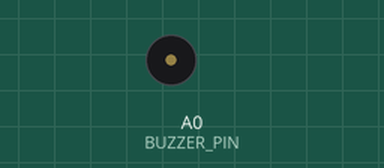
A sketch run on a simulated Arduino Uno, built with avr-gcc and run on an emulated ATmega328P. Shown: buzzer (waves = sounding, pin HIGH).

Above: at 0.5 s.
Timing chart, 0 to 4.6 s (numbered marks = the images above):
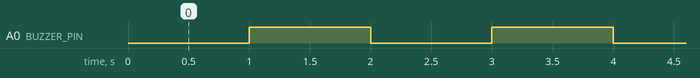

The sketch:

Buzzer.ino
```cpp
#define BUZZER_PIN  A0

void setup() {
  // put your setup code here, to run once:
  pinMode(BUZZER_PIN,OUTPUT);

}

void loop() {
  // put your main code here, to run repeatedly:
  digitalWrite(BUZZER_PIN,LOW);
  delay(1000);
  digitalWrite(BUZZER_PIN,HIGH);
  delay(1000);
}
```

Measured:
- by itself, A0 (BUZZER_PIN): alternates HIGH for 1.0 s and LOW for 1.0 s
